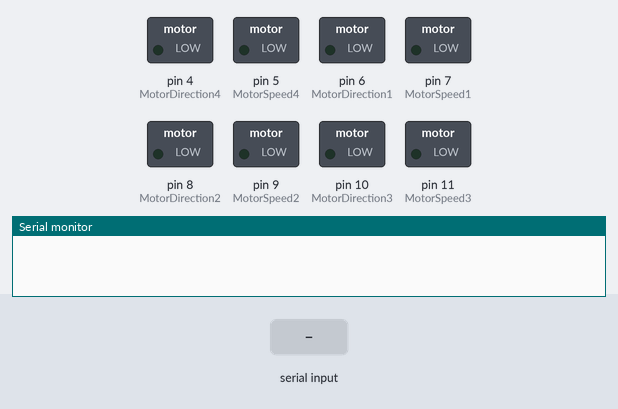
This sketch was run on a simulated Arduino Mega 2560, built with avr-gcc and run on an emulated ATmega2560. On the bench: switched loads named in the sketch (green lamp = pin HIGH), the last lines printed to the serial monitor. The test bench sets the inputs (shaded band).

Above: at 1.2 s.
1.3 s: "rear" received over the second serial link
At 1.7 s:
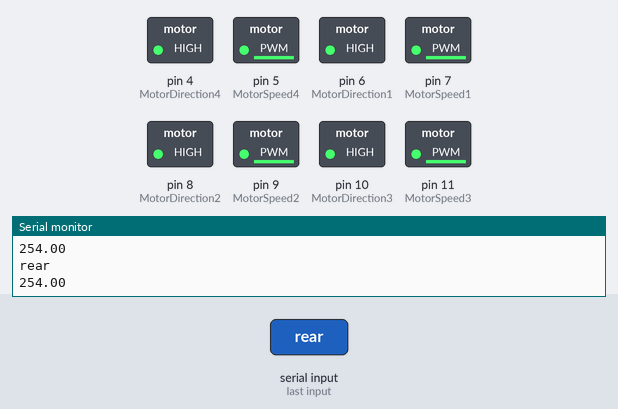
2.8 s: "stop" received over the second serial link
At 4.0 s:
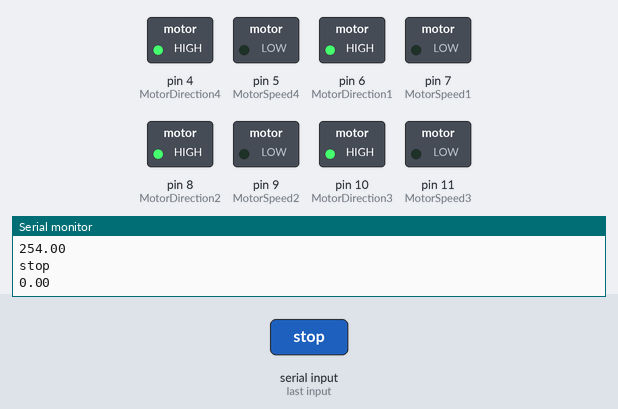
4.3 s: "front" received over the second serial link
At 5.5 s:
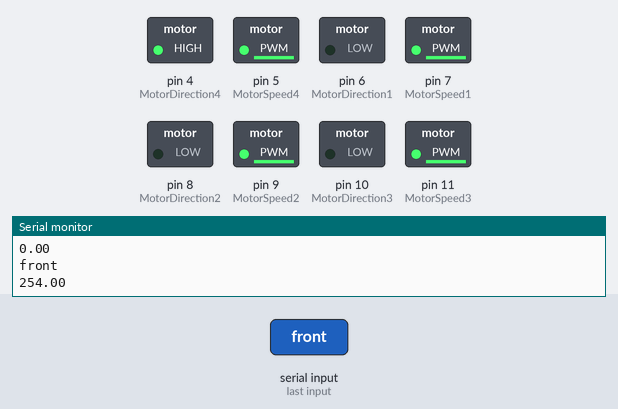
5.8 s: "right" received over the second serial link
At 6.6 s:
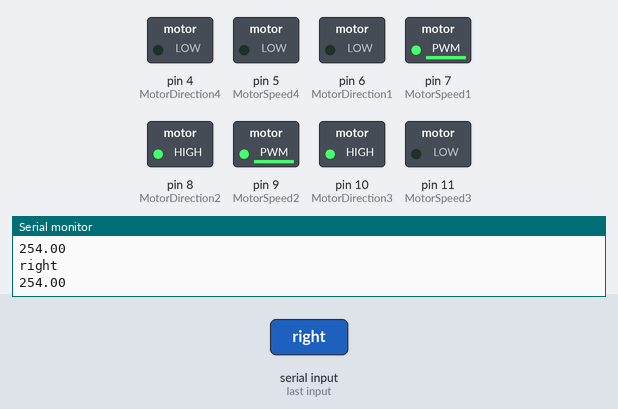
7.3 s: "left" received over the second serial link
At 8.5 s:
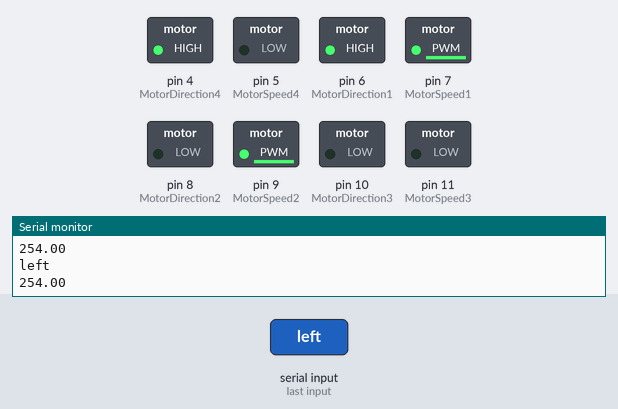
8.8 s: "lf" received over the second serial link
At 10.2 s:
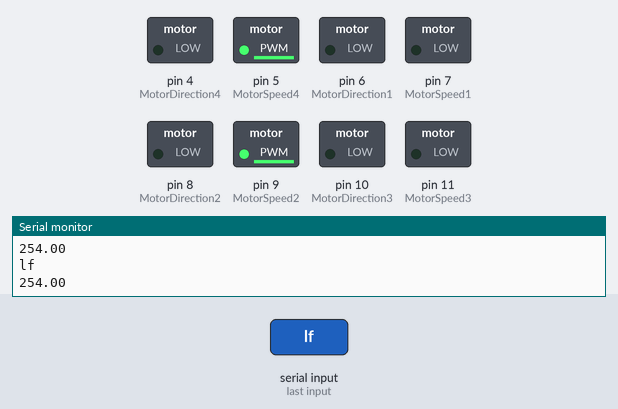
Timing chart, 0 to 11.3 s (numbered marks = the images above; inputs shaded):
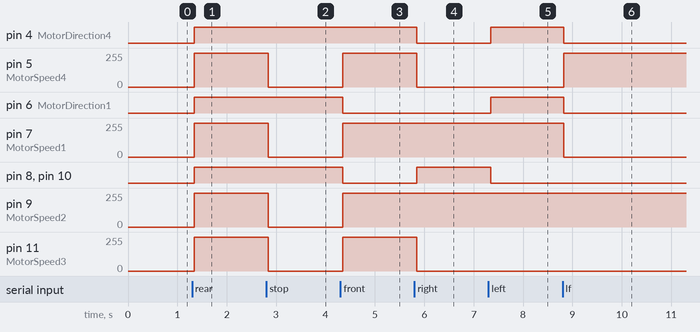

Measured:
- after the input at 1.3 s, pin 4 (MotorDirection4), pin 6 (MotorDirection1), pin 8 (MotorDirection2), pin 10 (MotorDirection3): LOW → HIGH at once; pin 5 (MotorSpeed4), pin 7 (MotorSpeed1), pin 9 (MotorSpeed2), pin 11 (MotorSpeed3): 0/255 → 254/255 at once
- after the input at 2.8 s, pin 5 (MotorSpeed4), pin 7 (MotorSpeed1), pin 9 (MotorSpeed2), pin 11 (MotorSpeed3): 254/255 → 0/255 at once
- after the input at 4.3 s, pin 5 (MotorSpeed4), pin 7 (MotorSpeed1), pin 9 (MotorSpeed2), pin 11 (MotorSpeed3): 0/255 → 254/255 after 0.05 s; pin 6 (MotorDirection1), pin 8 (MotorDirection2), pin 10 (MotorDirection3): HIGH → LOW after 0.05 s
- after the input at 5.8 s, pin 4 (MotorDirection4): HIGH → LOW after 0.05 s; pin 5 (MotorSpeed4), pin 11 (MotorSpeed3): 254/255 → 0/255 after 0.05 s; pin 8 (MotorDirection2), pin 10 (MotorDirection3): LOW → HIGH after 0.05 s
- after the input at 7.3 s, pin 4 (MotorDirection4), pin 6 (MotorDirection1): LOW → HIGH at once; pin 8 (MotorDirection2), pin 10 (MotorDirection3): HIGH → LOW at once
- after the input at 8.8 s, pin 4 (MotorDirection4), pin 6 (MotorDirection1): HIGH → LOW at once; pin 5 (MotorSpeed4): 0/255 → 254/255 at once; pin 7 (MotorSpeed1): 254/255 → 0/255 at once

The sketch:

Elephant.ino
```cpp
#include <SoftwareSerial.h>
#include <Servo.h>
#include <HCSR04.h>

Servo myservo;  // create servo object to control a servo
int pos = 0;
//Cytron_PS2Shield ps2; // HardwareSerial

#define LEDPIN 13
#define MotorDirection1 6
#define MotorSpeed1 7
#define MotorDirection2 8
#define MotorSpeed2 9
#define MotorDirection3 10
#define MotorSpeed3 11
#define MotorDirection4 4
#define MotorSpeed4 5
float target_height = 0;
float target_range = 0;
#include <SoftwareSerial.h>
String state;
int SpeedVal = 0;
void setup() {
  Serial.begin(9600);
  Serial1.begin(9600);
  Serial1.begin(9600);
  Serial1.print("wow");
  //pinMode(LED, OUTPUT);
  //Serial.println("Ready to connect\nDefualt password is 1234 or 000");
  bool state_buzz = false;
  pinMode(MotorDirection1, OUTPUT);
  pinMode(MotorSpeed1, OUTPUT);

  pinMode(MotorDirection2, OUTPUT);
  pinMode(MotorSpeed2, OUTPUT);

  pinMode(MotorDirection3, OUTPUT);
  pinMode(MotorSpeed3, OUTPUT);
  pinMode(MotorDirection4, OUTPUT);
  pinMode(MotorSpeed4, OUTPUT);
}
void drive(int MS1, int MD1, int MS2, int MD2, int MS3, int MD3, int MS4, int MD4) {
  analogWrite(MotorSpeed1, MS1);
  digitalWrite(MotorDirection1, MD1);
  analogWrite(MotorSpeed2, MS2);
  digitalWrite(MotorDirection2, MD2);
  analogWrite(MotorSpeed3, MS3);
  digitalWrite(MotorDirection3, MD3);
  analogWrite(MotorSpeed4, MS4);
  digitalWrite(MotorDirection4, MD4);
}
void stop() {
  analogWrite(MotorSpeed1, 0);
  analogWrite(MotorSpeed2, 0);
  analogWrite(MotorSpeed3, 0);
  analogWrite(MotorSpeed4, 0);
}
void bp(String x) {
  Serial1.println(state);
  Serial.println(state);
}
// Initialize variables
float speed = 255;
int launch = 0;
int angle = 0;

void loop() {
  Serial1.print(state);
  //Serial.print("ss");
  speed = 254;
  while (Serial1.available()) {  //Check if there is an available byte to read
    delay(10);                   //Delay added to make thing stable
    char c = Serial1.read();     //Conduct a serial read
    state += c;
    //build the string- either "On" or "off"
  }
  if (state == "stop"||state.endsWith("stop")) stop();

  if (state == "rear") {
    drive(speed, 1, speed, 1, speed, 1, speed, 1);
    Serial.println(speed);
  } else if (state == "front")
  {
    analogWrite(MotorSpeed1, speed);
  digitalWrite(MotorDirection1, 0);
  analogWrite(MotorSpeed2, speed);
  digitalWrite(MotorDirection2, 0);
  analogWrite(MotorSpeed3, speed);
  digitalWrite(MotorDirection3, 0);
  analogWrite(MotorSpeed4, speed);
  digitalWrite(MotorDirection4, 1);
  }

  else if (state == "right") drive(speed, 0, speed, 1, 0, 1, 0, 0);

  else if (state == "left") drive(speed, 1, speed, 0, 0, 0, 0, 1);
  else if (state == "lf") drive(0, 0, speed, 0, 0, 0, speed, 0);
  else if (state == "rf") drive(speed, 0, 0, 0, speed, 0, speed, 0);
  else if (state == "lr") drive(speed, 1, 0, 0, speed, 1, 0, 0);
  else if (state == "rr") drive(0, 0, speed, 1, 0, 0, speed, 1);

  else if (state == "rrot") drive(speed, 0, speed, 1, speed, 1, speed, 1);
  else if (state == "lrot") drive(speed, 1, speed, 1, speed, 0, speed, 1);
  else if (state == "a")
    ;  //set target heights
  else if (state == "b")
    ;
  else if (state == "c")
    ;
  else if (state == "d")
    ;
  else if (state.toInt() <= 99 && state.toInt() >= 0) speed = map(state.toInt(), 0, 99, 0, 255);
  else if (state.toInt() <= 199 && state.toInt() >= 100) launch = map(state.toInt(), 199, 200, 0, 255);
  else if (state.toInt() <= 299 && state.toInt() >= 200) angle = state.toInt();
  else if (state == "buzz") {
    //  if (hc.dist() < 250) Serial.println("target aligned");
    //buzz is pole is aligned, give a short beep, calculate distance, approximate speed and angle
  }
  if (state.length() > 0) {
    Serial.println(state);
    Serial1.println(state);
    Serial.println(speed);
    state = "";
  }
}  //Reset the variable
```
